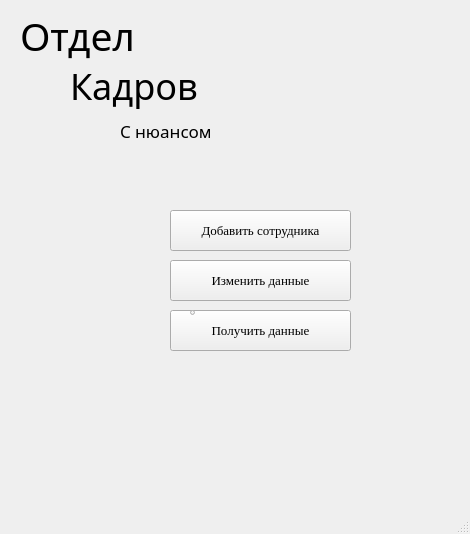
<?xml version="1.0" encoding="UTF-8"?>
<ui version="4.0">
 <class>MainWindow</class>
 <widget class="QMainWindow" name="MainWindow">
  <property name="geometry">
   <rect>
    <x>0</x>
    <y>0</y>
    <width>470</width>
    <height>534</height>
   </rect>
  </property>
  <property name="windowTitle">
   <string>MainWindow</string>
  </property>
  <widget class="QWidget" name="centralwidget">
   <widget class="QPushButton" name="btn_add">
    <property name="geometry">
     <rect>
      <x>170</x>
      <y>210</y>
      <width>181</width>
      <height>41</height>
     </rect>
    </property>
    <property name="font">
     <font>
      <family>Times New Roman</family>
      <pointsize>10</pointsize>
     </font>
    </property>
    <property name="cursor">
     <cursorShape>PointingHandCursor</cursorShape>
    </property>
    <property name="text">
     <string>Добавить сотрудника</string>
    </property>
   </widget>
   <widget class="QPushButton" name="btn_chng">
    <property name="geometry">
     <rect>
      <x>170</x>
      <y>260</y>
      <width>181</width>
      <height>41</height>
     </rect>
    </property>
    <property name="font">
     <font>
      <family>Times New Roman</family>
      <pointsize>10</pointsize>
     </font>
    </property>
    <property name="cursor">
     <cursorShape>PointingHandCursor</cursorShape>
    </property>
    <property name="text">
     <string>Изменить данные</string>
    </property>
   </widget>
   <widget class="QPushButton" name="btn_get">
    <property name="geometry">
     <rect>
      <x>170</x>
      <y>310</y>
      <width>181</width>
      <height>41</height>
     </rect>
    </property>
    <property name="font">
     <font>
      <family>Times New Roman</family>
      <pointsize>10</pointsize>
     </font>
    </property>
    <property name="text">
     <string>Получить данные</string>
    </property>
   </widget>
   <widget class="QPushButton" name="btn_game">
    <property name="geometry">
     <rect>
      <x>190</x>
      <y>310</y>
      <width>5</width>
      <height>5</height>
     </rect>
    </property>
    <property name="text">
     <string/>
    </property>
   </widget>
   <widget class="QLabel" name="label">
    <property name="geometry">
     <rect>
      <x>20</x>
      <y>10</y>
      <width>141</width>
      <height>51</height>
     </rect>
    </property>
    <property name="font">
     <font>
      <family>Monotype Corsiva</family>
      <pointsize>29</pointsize>
     </font>
    </property>
    <property name="text">
     <string>Отдел</string>
    </property>
   </widget>
   <widget class="QLabel" name="label_2">
    <property name="geometry">
     <rect>
      <x>70</x>
      <y>60</y>
      <width>171</width>
      <height>51</height>
     </rect>
    </property>
    <property name="font">
     <font>
      <family>Monotype Corsiva</family>
      <pointsize>27</pointsize>
     </font>
    </property>
    <property name="text">
     <string>Кадров</string>
    </property>
   </widget>
   <widget class="QLabel" name="label_3">
    <property name="geometry">
     <rect>
      <x>120</x>
      <y>120</y>
      <width>141</width>
      <height>21</height>
     </rect>
    </property>
    <property name="font">
     <font>
      <family>Monotype Corsiva</family>
      <pointsize>13</pointsize>
     </font>
    </property>
    <property name="text">
     <string>С нюансом</string>
    </property>
   </widget>
  </widget>
  <widget class="QMenuBar" name="menubar">
   <property name="geometry">
    <rect>
     <x>0</x>
     <y>0</y>
     <width>470</width>
     <height>26</height>
    </rect>
   </property>
  </widget>
  <widget class="QStatusBar" name="statusbar"/>
 </widget>
 <resources/>
 <connections/>
</ui>
